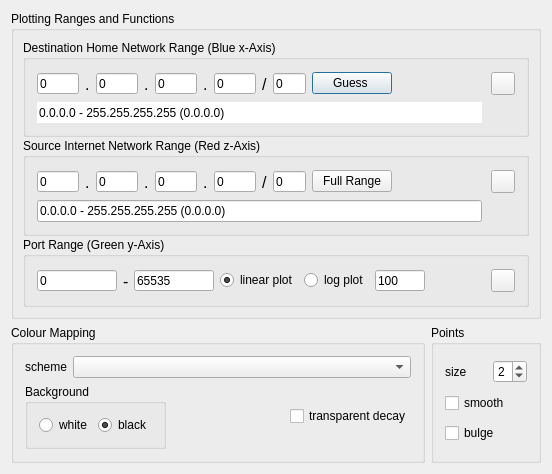
<?xml version="1.0" encoding="UTF-8"?>
<ui version="4.0">
 <class>PlotterSettingsDialog</class>
 <widget class="QDialog" name="PlotterSettingsDialog">
  <property name="geometry">
   <rect>
    <x>0</x>
    <y>0</y>
    <width>552</width>
    <height>473</height>
   </rect>
  </property>
  <property name="sizePolicy">
   <sizepolicy hsizetype="Minimum" vsizetype="Minimum">
    <horstretch>0</horstretch>
    <verstretch>0</verstretch>
   </sizepolicy>
  </property>
  <property name="windowTitle">
   <string>Plotter Settings</string>
  </property>
  <layout class="QVBoxLayout">
   <item>
    <widget class="QGroupBox" name="PlottingGroupBox">
     <property name="sizePolicy">
      <sizepolicy hsizetype="MinimumExpanding" vsizetype="Fixed">
       <horstretch>0</horstretch>
       <verstretch>0</verstretch>
      </sizepolicy>
     </property>
     <property name="title">
      <string>Plotting Ranges and Functions</string>
     </property>
     <layout class="QVBoxLayout">
      <property name="spacing">
       <number>1</number>
      </property>
      <property name="leftMargin">
       <number>9</number>
      </property>
      <property name="topMargin">
       <number>9</number>
      </property>
      <property name="rightMargin">
       <number>9</number>
      </property>
      <property name="bottomMargin">
       <number>9</number>
      </property>
      <item>
       <widget class="QGroupBox" name="DestinationGroupBox">
        <property name="title">
         <string>Destination Home Network Range (Blue x-Axis)</string>
        </property>
        <layout class="QVBoxLayout">
         <item>
          <layout class="QHBoxLayout">
           <item>
            <widget class="QLineEdit" name="homeNetALineEdit">
             <property name="sizePolicy">
              <sizepolicy hsizetype="Fixed" vsizetype="Fixed">
               <horstretch>0</horstretch>
               <verstretch>0</verstretch>
              </sizepolicy>
             </property>
             <property name="minimumSize">
              <size>
               <width>42</width>
               <height>21</height>
              </size>
             </property>
             <property name="maximumSize">
              <size>
               <width>42</width>
               <height>21</height>
              </size>
             </property>
             <property name="toolTip">
              <string>Enter destination network address in 'slash dot notation' and tick to apply</string>
             </property>
             <property name="inputMask">
              <string/>
             </property>
             <property name="text">
              <string>0</string>
             </property>
            </widget>
           </item>
           <item>
            <widget class="QLabel" name="textLabel6">
             <property name="minimumSize">
              <size>
               <width>5</width>
               <height>25</height>
              </size>
             </property>
             <property name="maximumSize">
              <size>
               <width>5</width>
               <height>23</height>
              </size>
             </property>
             <property name="font">
              <font>
               <pointsize>12</pointsize>
              </font>
             </property>
             <property name="toolTip">
              <string>Enter destination network address in 'slash dot notation' and tick to apply</string>
             </property>
             <property name="text">
              <string>.</string>
             </property>
             <property name="wordWrap">
              <bool>false</bool>
             </property>
            </widget>
           </item>
           <item>
            <widget class="QLineEdit" name="homeNetBLineEdit">
             <property name="sizePolicy">
              <sizepolicy hsizetype="Fixed" vsizetype="Fixed">
               <horstretch>0</horstretch>
               <verstretch>0</verstretch>
              </sizepolicy>
             </property>
             <property name="minimumSize">
              <size>
               <width>42</width>
               <height>21</height>
              </size>
             </property>
             <property name="maximumSize">
              <size>
               <width>42</width>
               <height>21</height>
              </size>
             </property>
             <property name="toolTip">
              <string>Enter destination network address in 'slash dot notation' and tick to apply</string>
             </property>
             <property name="inputMask">
              <string/>
             </property>
             <property name="text">
              <string>0</string>
             </property>
            </widget>
           </item>
           <item>
            <widget class="QLabel" name="textLabel7">
             <property name="minimumSize">
              <size>
               <width>5</width>
               <height>25</height>
              </size>
             </property>
             <property name="maximumSize">
              <size>
               <width>5</width>
               <height>23</height>
              </size>
             </property>
             <property name="font">
              <font>
               <pointsize>12</pointsize>
              </font>
             </property>
             <property name="toolTip">
              <string>Enter destination network address in 'slash dot notation' and tick to apply</string>
             </property>
             <property name="text">
              <string>.</string>
             </property>
             <property name="wordWrap">
              <bool>false</bool>
             </property>
            </widget>
           </item>
           <item>
            <widget class="QLineEdit" name="homeNetCLineEdit">
             <property name="sizePolicy">
              <sizepolicy hsizetype="Fixed" vsizetype="Fixed">
               <horstretch>0</horstretch>
               <verstretch>0</verstretch>
              </sizepolicy>
             </property>
             <property name="minimumSize">
              <size>
               <width>42</width>
               <height>21</height>
              </size>
             </property>
             <property name="maximumSize">
              <size>
               <width>42</width>
               <height>21</height>
              </size>
             </property>
             <property name="toolTip">
              <string>Enter destination network address in 'slash dot notation' and tick to apply</string>
             </property>
             <property name="inputMask">
              <string/>
             </property>
             <property name="text">
              <string>0</string>
             </property>
            </widget>
           </item>
           <item>
            <widget class="QLabel" name="textLabel9">
             <property name="minimumSize">
              <size>
               <width>5</width>
               <height>25</height>
              </size>
             </property>
             <property name="maximumSize">
              <size>
               <width>5</width>
               <height>23</height>
              </size>
             </property>
             <property name="font">
              <font>
               <pointsize>12</pointsize>
              </font>
             </property>
             <property name="toolTip">
              <string>Enter destination network address in 'slash dot notation' and tick to apply</string>
             </property>
             <property name="text">
              <string>.</string>
             </property>
             <property name="wordWrap">
              <bool>false</bool>
             </property>
            </widget>
           </item>
           <item>
            <widget class="QLineEdit" name="homeNetDLineEdit">
             <property name="sizePolicy">
              <sizepolicy hsizetype="Fixed" vsizetype="Fixed">
               <horstretch>0</horstretch>
               <verstretch>0</verstretch>
              </sizepolicy>
             </property>
             <property name="minimumSize">
              <size>
               <width>42</width>
               <height>21</height>
              </size>
             </property>
             <property name="maximumSize">
              <size>
               <width>42</width>
               <height>21</height>
              </size>
             </property>
             <property name="toolTip">
              <string>Enter destination network address in 'slash dot notation' and tick to apply</string>
             </property>
             <property name="inputMask">
              <string/>
             </property>
             <property name="text">
              <string>0</string>
             </property>
            </widget>
           </item>
           <item>
            <widget class="QLabel" name="textLabel8">
             <property name="minimumSize">
              <size>
               <width>5</width>
               <height>25</height>
              </size>
             </property>
             <property name="maximumSize">
              <size>
               <width>5</width>
               <height>23</height>
              </size>
             </property>
             <property name="font">
              <font>
               <pointsize>12</pointsize>
              </font>
             </property>
             <property name="toolTip">
              <string>Enter destination network address in 'slash dot notation' and tick to apply</string>
             </property>
             <property name="text">
              <string>/</string>
             </property>
             <property name="wordWrap">
              <bool>false</bool>
             </property>
            </widget>
           </item>
           <item>
            <widget class="QLineEdit" name="homeNetSlashNumLineEdit">
             <property name="sizePolicy">
              <sizepolicy hsizetype="Fixed" vsizetype="Fixed">
               <horstretch>0</horstretch>
               <verstretch>0</verstretch>
              </sizepolicy>
             </property>
             <property name="minimumSize">
              <size>
               <width>33</width>
               <height>21</height>
              </size>
             </property>
             <property name="maximumSize">
              <size>
               <width>33</width>
               <height>21</height>
              </size>
             </property>
             <property name="toolTip">
              <string>Enter destination network address in 'slash dot notation' and tick to apply (a '/0' indicates the full range)</string>
             </property>
             <property name="inputMask">
              <string/>
             </property>
             <property name="text">
              <string>0</string>
             </property>
            </widget>
           </item>
           <item>
            <widget class="QPushButton" name="guessPushButton">
             <property name="toolTip">
              <string>Guess the home network range based on the packet capture file (for replay), or quary the default interface (for live monitoring)</string>
             </property>
             <property name="text">
              <string>Guess </string>
             </property>
            </widget>
           </item>
           <item>
            <spacer name="spacer6">
             <property name="orientation">
              <enum>Qt::Horizontal</enum>
             </property>
             <property name="sizeType">
              <enum>QSizePolicy::Expanding</enum>
             </property>
             <property name="sizeHint" stdset="0">
              <size>
               <width>10</width>
               <height>20</height>
              </size>
             </property>
            </spacer>
           </item>
           <item>
            <widget class="QToolButton" name="homeNetApplyToolButton">
             <property name="focusPolicy">
              <enum>Qt::TabFocus</enum>
             </property>
             <property name="toolTip">
              <string>Apply destination network range to plot</string>
             </property>
             <property name="text">
              <string/>
             </property>
             <property name="icon">
              <iconset resource="icons.qrc">
               <normaloff>:/icons/images/stock_calc-accept.png</normaloff>:/icons/images/stock_calc-accept.png</iconset>
             </property>
            </widget>
           </item>
          </layout>
         </item>
         <item>
          <layout class="QHBoxLayout">
           <item>
            <widget class="QLineEdit" name="destinationRangeLineEdit">
             <property name="enabled">
              <bool>true</bool>
             </property>
             <property name="sizePolicy">
              <sizepolicy hsizetype="Minimum" vsizetype="Preferred">
               <horstretch>0</horstretch>
               <verstretch>0</verstretch>
              </sizepolicy>
             </property>
             <property name="minimumSize">
              <size>
               <width>445</width>
               <height>21</height>
              </size>
             </property>
             <property name="toolTip">
              <string>destination address range: start - end (mask)</string>
             </property>
             <property name="text">
              <string>0.0.0.0 - 255.255.255.255 (0.0.0.0)</string>
             </property>
             <property name="frame">
              <bool>false</bool>
             </property>
             <property name="readOnly">
              <bool>true</bool>
             </property>
            </widget>
           </item>
           <item>
            <spacer name="spacer5_2">
             <property name="orientation">
              <enum>Qt::Horizontal</enum>
             </property>
             <property name="sizeType">
              <enum>QSizePolicy::Expanding</enum>
             </property>
             <property name="sizeHint" stdset="0">
              <size>
               <width>20</width>
               <height>20</height>
              </size>
             </property>
            </spacer>
           </item>
          </layout>
         </item>
        </layout>
       </widget>
      </item>
      <item>
       <widget class="QGroupBox" name="SourceButtonGroup">
        <property name="title">
         <string>Source Internet Network Range (Red z-Axis)</string>
        </property>
        <layout class="QVBoxLayout">
         <item>
          <layout class="QHBoxLayout">
           <item>
            <widget class="QLineEdit" name="internetALineEdit">
             <property name="sizePolicy">
              <sizepolicy hsizetype="Fixed" vsizetype="Fixed">
               <horstretch>0</horstretch>
               <verstretch>0</verstretch>
              </sizepolicy>
             </property>
             <property name="minimumSize">
              <size>
               <width>42</width>
               <height>21</height>
              </size>
             </property>
             <property name="maximumSize">
              <size>
               <width>42</width>
               <height>21</height>
              </size>
             </property>
             <property name="toolTip">
              <string>Enter source internet network in 'slash dot notation' and tick to apply</string>
             </property>
             <property name="inputMask">
              <string/>
             </property>
             <property name="text">
              <string>0</string>
             </property>
            </widget>
           </item>
           <item>
            <widget class="QLabel" name="textLabel6_2">
             <property name="minimumSize">
              <size>
               <width>5</width>
               <height>25</height>
              </size>
             </property>
             <property name="maximumSize">
              <size>
               <width>5</width>
               <height>23</height>
              </size>
             </property>
             <property name="font">
              <font>
               <pointsize>12</pointsize>
              </font>
             </property>
             <property name="toolTip">
              <string>Enter source internet network in 'slash dot notation' and tick to apply</string>
             </property>
             <property name="text">
              <string>.</string>
             </property>
             <property name="wordWrap">
              <bool>false</bool>
             </property>
            </widget>
           </item>
           <item>
            <widget class="QLineEdit" name="internetBLineEdit">
             <property name="sizePolicy">
              <sizepolicy hsizetype="Fixed" vsizetype="Fixed">
               <horstretch>0</horstretch>
               <verstretch>0</verstretch>
              </sizepolicy>
             </property>
             <property name="minimumSize">
              <size>
               <width>42</width>
               <height>21</height>
              </size>
             </property>
             <property name="maximumSize">
              <size>
               <width>42</width>
               <height>21</height>
              </size>
             </property>
             <property name="toolTip">
              <string>Enter source internet network in 'slash dot notation' and tick to apply</string>
             </property>
             <property name="inputMask">
              <string/>
             </property>
             <property name="text">
              <string>0</string>
             </property>
            </widget>
           </item>
           <item>
            <widget class="QLabel" name="textLabel7_2">
             <property name="minimumSize">
              <size>
               <width>5</width>
               <height>25</height>
              </size>
             </property>
             <property name="maximumSize">
              <size>
               <width>5</width>
               <height>23</height>
              </size>
             </property>
             <property name="font">
              <font>
               <pointsize>12</pointsize>
              </font>
             </property>
             <property name="toolTip">
              <string>Enter source internet network in 'slash dot notation' and tick to apply</string>
             </property>
             <property name="text">
              <string>.</string>
             </property>
             <property name="wordWrap">
              <bool>false</bool>
             </property>
            </widget>
           </item>
           <item>
            <widget class="QLineEdit" name="internetCLineEdit">
             <property name="sizePolicy">
              <sizepolicy hsizetype="Fixed" vsizetype="Fixed">
               <horstretch>0</horstretch>
               <verstretch>0</verstretch>
              </sizepolicy>
             </property>
             <property name="minimumSize">
              <size>
               <width>42</width>
               <height>21</height>
              </size>
             </property>
             <property name="maximumSize">
              <size>
               <width>42</width>
               <height>21</height>
              </size>
             </property>
             <property name="toolTip">
              <string>Enter source internet network in 'slash dot notation' and tick to apply</string>
             </property>
             <property name="inputMask">
              <string/>
             </property>
             <property name="text">
              <string>0</string>
             </property>
            </widget>
           </item>
           <item>
            <widget class="QLabel" name="textLabel9_2">
             <property name="minimumSize">
              <size>
               <width>5</width>
               <height>25</height>
              </size>
             </property>
             <property name="maximumSize">
              <size>
               <width>5</width>
               <height>23</height>
              </size>
             </property>
             <property name="font">
              <font>
               <pointsize>12</pointsize>
              </font>
             </property>
             <property name="toolTip">
              <string>Enter source internet network in 'slash dot notation' and tick to apply</string>
             </property>
             <property name="text">
              <string>.</string>
             </property>
             <property name="wordWrap">
              <bool>false</bool>
             </property>
            </widget>
           </item>
           <item>
            <widget class="QLineEdit" name="internetDLineEdit">
             <property name="sizePolicy">
              <sizepolicy hsizetype="Fixed" vsizetype="Fixed">
               <horstretch>0</horstretch>
               <verstretch>0</verstretch>
              </sizepolicy>
             </property>
             <property name="minimumSize">
              <size>
               <width>42</width>
               <height>21</height>
              </size>
             </property>
             <property name="maximumSize">
              <size>
               <width>42</width>
               <height>21</height>
              </size>
             </property>
             <property name="toolTip">
              <string>Enter source internet network in 'slash dot notation' and tick to apply</string>
             </property>
             <property name="inputMask">
              <string/>
             </property>
             <property name="text">
              <string>0</string>
             </property>
            </widget>
           </item>
           <item>
            <widget class="QLabel" name="textLabel8_2">
             <property name="minimumSize">
              <size>
               <width>5</width>
               <height>25</height>
              </size>
             </property>
             <property name="maximumSize">
              <size>
               <width>5</width>
               <height>23</height>
              </size>
             </property>
             <property name="font">
              <font>
               <pointsize>12</pointsize>
              </font>
             </property>
             <property name="toolTip">
              <string>Enter source internet network in 'slash dot notation' and tick to apply</string>
             </property>
             <property name="text">
              <string>/</string>
             </property>
             <property name="wordWrap">
              <bool>false</bool>
             </property>
            </widget>
           </item>
           <item>
            <widget class="QLineEdit" name="internetSlashNumLineEdit">
             <property name="sizePolicy">
              <sizepolicy hsizetype="Fixed" vsizetype="Fixed">
               <horstretch>0</horstretch>
               <verstretch>0</verstretch>
              </sizepolicy>
             </property>
             <property name="minimumSize">
              <size>
               <width>33</width>
               <height>21</height>
              </size>
             </property>
             <property name="maximumSize">
              <size>
               <width>33</width>
               <height>21</height>
              </size>
             </property>
             <property name="toolTip">
              <string>Enter source internet network in 'slash dot notation' and tick to apply (a '/0' indicates the full range)</string>
             </property>
             <property name="inputMask">
              <string/>
             </property>
             <property name="text">
              <string>0</string>
             </property>
            </widget>
           </item>
           <item>
            <widget class="QPushButton" name="fullRangePushButton">
             <property name="toolTip">
              <string>View the entire internet as incoming source traffic</string>
             </property>
             <property name="text">
              <string>Full Range</string>
             </property>
            </widget>
           </item>
           <item>
            <spacer name="spacer6_3">
             <property name="orientation">
              <enum>Qt::Horizontal</enum>
             </property>
             <property name="sizeType">
              <enum>QSizePolicy::Expanding</enum>
             </property>
             <property name="sizeHint" stdset="0">
              <size>
               <width>10</width>
               <height>20</height>
              </size>
             </property>
            </spacer>
           </item>
           <item>
            <widget class="QToolButton" name="internetApplyToolButton">
             <property name="focusPolicy">
              <enum>Qt::TabFocus</enum>
             </property>
             <property name="toolTip">
              <string>Apply source internet network range to plot</string>
             </property>
             <property name="text">
              <string/>
             </property>
             <property name="icon">
              <iconset resource="icons.qrc">
               <normaloff>:/icons/images/stock_calc-accept.png</normaloff>:/icons/images/stock_calc-accept.png</iconset>
             </property>
            </widget>
           </item>
          </layout>
         </item>
         <item>
          <layout class="QHBoxLayout">
           <item>
            <widget class="QLineEdit" name="sourceRangeLineEdit">
             <property name="enabled">
              <bool>true</bool>
             </property>
             <property name="sizePolicy">
              <sizepolicy hsizetype="Minimum" vsizetype="Preferred">
               <horstretch>0</horstretch>
               <verstretch>0</verstretch>
              </sizepolicy>
             </property>
             <property name="minimumSize">
              <size>
               <width>445</width>
               <height>21</height>
              </size>
             </property>
             <property name="toolTip">
              <string>Source address range: start - end (mask)</string>
             </property>
             <property name="text">
              <string>0.0.0.0 - 255.255.255.255 (0.0.0.0)</string>
             </property>
             <property name="readOnly">
              <bool>true</bool>
             </property>
            </widget>
           </item>
           <item>
            <spacer name="spacer5">
             <property name="orientation">
              <enum>Qt::Horizontal</enum>
             </property>
             <property name="sizeType">
              <enum>QSizePolicy::Expanding</enum>
             </property>
             <property name="sizeHint" stdset="0">
              <size>
               <width>20</width>
               <height>20</height>
              </size>
             </property>
            </spacer>
           </item>
          </layout>
         </item>
        </layout>
       </widget>
      </item>
      <item>
       <widget class="QGroupBox" name="portRangeButtonGroup">
        <property name="title">
         <string>Port Range (Green y-Axis)</string>
        </property>
        <layout class="QHBoxLayout">
         <item>
          <widget class="QLineEdit" name="startPortLineEdit">
           <property name="minimumSize">
            <size>
             <width>80</width>
             <height>21</height>
            </size>
           </property>
           <property name="maximumSize">
            <size>
             <width>80</width>
             <height>21</height>
            </size>
           </property>
           <property name="toolTip">
            <string>Begining of port range (min 0)</string>
           </property>
           <property name="text">
            <string>0</string>
           </property>
          </widget>
         </item>
         <item>
          <widget class="QLabel" name="textLabel8_2_2">
           <property name="minimumSize">
            <size>
             <width>5</width>
             <height>25</height>
            </size>
           </property>
           <property name="maximumSize">
            <size>
             <width>5</width>
             <height>23</height>
            </size>
           </property>
           <property name="font">
            <font>
             <pointsize>12</pointsize>
            </font>
           </property>
           <property name="toolTip">
            <string/>
           </property>
           <property name="text">
            <string>-</string>
           </property>
           <property name="wordWrap">
            <bool>false</bool>
           </property>
          </widget>
         </item>
         <item>
          <widget class="QLineEdit" name="endPortLineEdit">
           <property name="minimumSize">
            <size>
             <width>80</width>
             <height>21</height>
            </size>
           </property>
           <property name="maximumSize">
            <size>
             <width>80</width>
             <height>21</height>
            </size>
           </property>
           <property name="toolTip">
            <string>End of port range (max 65535)</string>
           </property>
           <property name="text">
            <string>65535</string>
           </property>
          </widget>
         </item>
         <item>
          <widget class="QRadioButton" name="linearPlotRadioButton">
           <property name="toolTip">
            <string>Linearly plot events with respect to the green port y-axis</string>
           </property>
           <property name="text">
            <string>linear plot</string>
           </property>
           <property name="checked">
            <bool>true</bool>
           </property>
          </widget>
         </item>
         <item>
          <widget class="QRadioButton" name="logarythmicPlotRadioButton">
           <property name="toolTip">
            <string>Logarithmically  plot events with respect to the green port y-axis</string>
           </property>
           <property name="text">
            <string>log plot</string>
           </property>
          </widget>
         </item>
         <item>
          <widget class="QLineEdit" name="logPlotLineEdit">
           <property name="minimumSize">
            <size>
             <width>50</width>
             <height>21</height>
            </size>
           </property>
           <property name="maximumSize">
            <size>
             <width>50</width>
             <height>21</height>
            </size>
           </property>
           <property name="toolTip">
            <string>Logarithmic transform factor - the higher the value, the greater the space expansion of the lower ports and contraction of the higher ports</string>
           </property>
           <property name="text">
            <string>100</string>
           </property>
          </widget>
         </item>
         <item>
          <spacer name="spacer10">
           <property name="orientation">
            <enum>Qt::Horizontal</enum>
           </property>
           <property name="sizeType">
            <enum>QSizePolicy::Expanding</enum>
           </property>
           <property name="sizeHint" stdset="0">
            <size>
             <width>20</width>
             <height>20</height>
            </size>
           </property>
          </spacer>
         </item>
         <item>
          <widget class="QToolButton" name="portApplyToolButton">
           <property name="focusPolicy">
            <enum>Qt::TabFocus</enum>
           </property>
           <property name="toolTip">
            <string>Apply port range to plot</string>
           </property>
           <property name="text">
            <string/>
           </property>
           <property name="icon">
            <iconset resource="icons.qrc">
             <normaloff>:/icons/images/stock_calc-accept.png</normaloff>:/icons/images/stock_calc-accept.png</iconset>
           </property>
          </widget>
         </item>
        </layout>
       </widget>
      </item>
     </layout>
    </widget>
   </item>
   <item>
    <layout class="QHBoxLayout">
     <item>
      <widget class="QGroupBox" name="colourMappingGroupBox">
       <property name="enabled">
        <bool>true</bool>
       </property>
       <property name="sizePolicy">
        <sizepolicy hsizetype="MinimumExpanding" vsizetype="Fixed">
         <horstretch>0</horstretch>
         <verstretch>0</verstretch>
        </sizepolicy>
       </property>
       <property name="title">
        <string>Colour Mapping</string>
       </property>
       <layout class="QVBoxLayout">
        <item>
         <layout class="QHBoxLayout">
          <item>
           <widget class="QLabel" name="textLabel5">
            <property name="sizePolicy">
             <sizepolicy hsizetype="Minimum" vsizetype="Preferred">
              <horstretch>0</horstretch>
              <verstretch>0</verstretch>
             </sizepolicy>
            </property>
            <property name="focusPolicy">
             <enum>Qt::NoFocus</enum>
            </property>
            <property name="text">
             <string>scheme</string>
            </property>
            <property name="wordWrap">
             <bool>false</bool>
            </property>
           </widget>
          </item>
          <item>
           <widget class="QComboBox" name="colourMappingSchemeComboBox">
            <property name="enabled">
             <bool>true</bool>
            </property>
            <property name="sizePolicy">
             <sizepolicy hsizetype="MinimumExpanding" vsizetype="Fixed">
              <horstretch>0</horstretch>
              <verstretch>0</verstretch>
             </sizepolicy>
            </property>
            <property name="toolTip">
             <string>Select a colouring scheme for events</string>
            </property>
           </widget>
          </item>
         </layout>
        </item>
        <item>
         <layout class="QHBoxLayout">
          <item>
           <widget class="QGroupBox" name="backgroundButtonGroup">
            <property name="title">
             <string>Background</string>
            </property>
            <layout class="QHBoxLayout">
             <item>
              <widget class="QRadioButton" name="whiteRadioButton">
               <property name="toolTip">
                <string>Make the background white</string>
               </property>
               <property name="text">
                <string>white</string>
               </property>
               <property name="checked">
                <bool>false</bool>
               </property>
              </widget>
             </item>
             <item>
              <widget class="QRadioButton" name="blackRadioButton">
               <property name="toolTip">
                <string>Make the background black</string>
               </property>
               <property name="text">
                <string>black</string>
               </property>
               <property name="checked">
                <bool>true</bool>
               </property>
              </widget>
             </item>
            </layout>
           </widget>
          </item>
          <item>
           <spacer name="spacer7">
            <property name="orientation">
             <enum>Qt::Horizontal</enum>
            </property>
            <property name="sizeType">
             <enum>QSizePolicy::Expanding</enum>
            </property>
            <property name="sizeHint" stdset="0">
             <size>
              <width>10</width>
              <height>20</height>
             </size>
            </property>
           </spacer>
          </item>
          <item>
           <widget class="QCheckBox" name="transparentDecayCheckBox">
            <property name="toolTip">
             <string>Enable transparent aging of events with respect to the time window - the older, the more transparent</string>
            </property>
            <property name="text">
             <string>transparent decay</string>
            </property>
           </widget>
          </item>
         </layout>
        </item>
       </layout>
      </widget>
     </item>
     <item>
      <widget class="QGroupBox" name="pointSizeGroupBox">
       <property name="enabled">
        <bool>true</bool>
       </property>
       <property name="sizePolicy">
        <sizepolicy hsizetype="Fixed" vsizetype="Preferred">
         <horstretch>0</horstretch>
         <verstretch>0</verstretch>
        </sizepolicy>
       </property>
       <property name="title">
        <string>Points</string>
       </property>
       <layout class="QVBoxLayout">
        <item>
         <layout class="QHBoxLayout">
          <item>
           <widget class="QLabel" name="textLabel1">
            <property name="text">
             <string>size</string>
            </property>
            <property name="wordWrap">
             <bool>false</bool>
            </property>
           </widget>
          </item>
          <item>
           <spacer name="spacer34">
            <property name="orientation">
             <enum>Qt::Horizontal</enum>
            </property>
            <property name="sizeType">
             <enum>QSizePolicy::Expanding</enum>
            </property>
            <property name="sizeHint" stdset="0">
             <size>
              <width>20</width>
              <height>20</height>
             </size>
            </property>
           </spacer>
          </item>
          <item>
           <widget class="QSpinBox" name="pointSizeSpinBox">
            <property name="toolTip">
             <string>Set the size of the points</string>
            </property>
            <property name="minimum">
             <number>1</number>
            </property>
            <property name="maximum">
             <number>5</number>
            </property>
            <property name="value">
             <number>2</number>
            </property>
           </widget>
          </item>
         </layout>
        </item>
        <item>
         <widget class="QCheckBox" name="smoothCheckBox">
          <property name="toolTip">
           <string>Smooth and antialias points (make points rounded)</string>
          </property>
          <property name="text">
           <string>smooth</string>
          </property>
         </widget>
        </item>
        <item>
         <widget class="QCheckBox" name="pointBulgeCheckBox">
          <property name="toolTip">
           <string>Highlight newly added events by bulging their points for a fraction of a second</string>
          </property>
          <property name="text">
           <string>bulge</string>
          </property>
         </widget>
        </item>
       </layout>
      </widget>
     </item>
    </layout>
   </item>
  </layout>
 </widget>
 <layoutdefault spacing="6" margin="11"/>
 <pixmapfunction>qPixmapFromMimeSource</pixmapfunction>
 <includes>
  <include location="local">qvalidator.h</include>
 </includes>
 <resources>
  <include location="icons.qrc"/>
 </resources>
 <connections>
  <connection>
   <sender>internetApplyToolButton</sender>
   <signal>pressed()</signal>
   <receiver>PlotterSettingsDialog</receiver>
   <slot>applyInternetRangeSettings()</slot>
   <hints>
    <hint type="sourcelabel">
     <x>20</x>
     <y>20</y>
    </hint>
    <hint type="destinationlabel">
     <x>20</x>
     <y>20</y>
    </hint>
   </hints>
  </connection>
  <connection>
   <sender>portApplyToolButton</sender>
   <signal>pressed()</signal>
   <receiver>PlotterSettingsDialog</receiver>
   <slot>applyPortRange()</slot>
   <hints>
    <hint type="sourcelabel">
     <x>20</x>
     <y>20</y>
    </hint>
    <hint type="destinationlabel">
     <x>20</x>
     <y>20</y>
    </hint>
   </hints>
  </connection>
  <connection>
   <sender>pointSizeSpinBox</sender>
   <signal>valueChanged(int)</signal>
   <receiver>PlotterSettingsDialog</receiver>
   <slot>pointSizeChanged()</slot>
   <hints>
    <hint type="sourcelabel">
     <x>20</x>
     <y>20</y>
    </hint>
    <hint type="destinationlabel">
     <x>20</x>
     <y>20</y>
    </hint>
   </hints>
  </connection>
  <connection>
   <sender>colourMappingSchemeComboBox</sender>
   <signal>activated(int)</signal>
   <receiver>PlotterSettingsDialog</receiver>
   <slot>setColScheme(int)</slot>
   <hints>
    <hint type="sourcelabel">
     <x>20</x>
     <y>20</y>
    </hint>
    <hint type="destinationlabel">
     <x>20</x>
     <y>20</y>
    </hint>
   </hints>
  </connection>
  <connection>
   <sender>fullRangePushButton</sender>
   <signal>pressed()</signal>
   <receiver>PlotterSettingsDialog</receiver>
   <slot>setFullSrcNetRange()</slot>
   <hints>
    <hint type="sourcelabel">
     <x>20</x>
     <y>20</y>
    </hint>
    <hint type="destinationlabel">
     <x>20</x>
     <y>20</y>
    </hint>
   </hints>
  </connection>
  <connection>
   <sender>guessPushButton</sender>
   <signal>pressed()</signal>
   <receiver>PlotterSettingsDialog</receiver>
   <slot>guessHomeNetworkPressed()</slot>
   <hints>
    <hint type="sourcelabel">
     <x>20</x>
     <y>20</y>
    </hint>
    <hint type="destinationlabel">
     <x>20</x>
     <y>20</y>
    </hint>
   </hints>
  </connection>
  <connection>
   <sender>transparentDecayCheckBox</sender>
   <signal>stateChanged(int)</signal>
   <receiver>PlotterSettingsDialog</receiver>
   <slot>transDecaySelected()</slot>
   <hints>
    <hint type="sourcelabel">
     <x>20</x>
     <y>20</y>
    </hint>
    <hint type="destinationlabel">
     <x>20</x>
     <y>20</y>
    </hint>
   </hints>
  </connection>
  <connection>
   <sender>homeNetApplyToolButton</sender>
   <signal>pressed()</signal>
   <receiver>PlotterSettingsDialog</receiver>
   <slot>applyHomeNetSettings()</slot>
   <hints>
    <hint type="sourcelabel">
     <x>20</x>
     <y>20</y>
    </hint>
    <hint type="destinationlabel">
     <x>20</x>
     <y>20</y>
    </hint>
   </hints>
  </connection>
  <connection>
   <sender>smoothCheckBox</sender>
   <signal>toggled(bool)</signal>
   <receiver>PlotterSettingsDialog</receiver>
   <slot>smoothingEnabled(bool)</slot>
   <hints>
    <hint type="sourcelabel">
     <x>20</x>
     <y>20</y>
    </hint>
    <hint type="destinationlabel">
     <x>20</x>
     <y>20</y>
    </hint>
   </hints>
  </connection>
  <connection>
   <sender>pointBulgeCheckBox</sender>
   <signal>toggled(bool)</signal>
   <receiver>PlotterSettingsDialog</receiver>
   <slot>enablePointBulge(bool)</slot>
   <hints>
    <hint type="sourcelabel">
     <x>20</x>
     <y>20</y>
    </hint>
    <hint type="destinationlabel">
     <x>20</x>
     <y>20</y>
    </hint>
   </hints>
  </connection>
  <connection>
   <sender>whiteRadioButton</sender>
   <signal>toggled(bool)</signal>
   <receiver>PlotterSettingsDialog</receiver>
   <slot>backgroundColourChange()</slot>
   <hints>
    <hint type="sourcelabel">
     <x>20</x>
     <y>20</y>
    </hint>
    <hint type="destinationlabel">
     <x>20</x>
     <y>20</y>
    </hint>
   </hints>
  </connection>
 </connections>
</ui>
